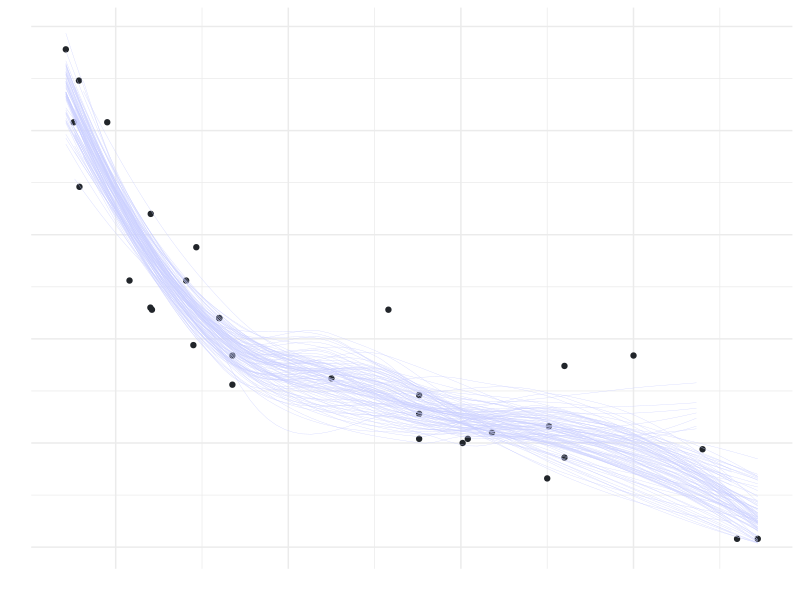
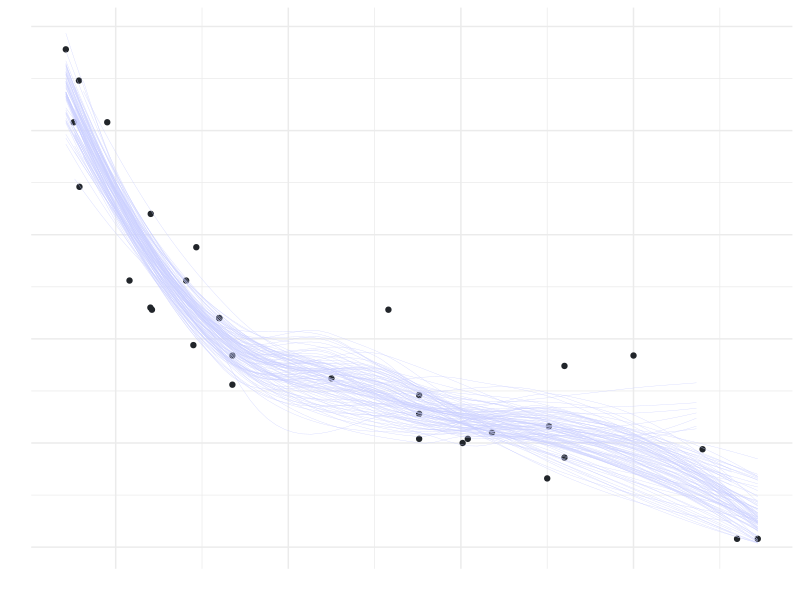

The R source for these figures, in order:
library(tidyverse)

samps <- rerun(100,
               sample(seq_len(nrow(mtcars)), nrow(mtcars), replace = TRUE))
d_samps <- map_df(samps, ~mtcars[., ], .id = "sample")

ggplot(mtcars, aes(disp, mpg)) +
  geom_point(color = "#21252A") +
  geom_smooth(aes(group = sample), 
              data = d_samps, 
              se = FALSE,
              color = "#C9CEFF",
              fullrange = TRUE,
              size = 0.1) +
  theme_minimal() +
  labs(x = "", y = "") +
  theme(
    axis.text = element_blank(),
    panel.background = element_rect(fill = "transparent", color = NA), # bg of the panel
    plot.background = element_rect(fill = "transparent", color = NA), # bg of the plot
    legend.background = element_rect(fill = "transparent"), # get rid of legend bg
    legend.box.background = element_rect(fill = "transparent") # get rid of legend panel bg
  )
ggsave(filename = "logo.png",  bg = "transparent", dpi = 700)
